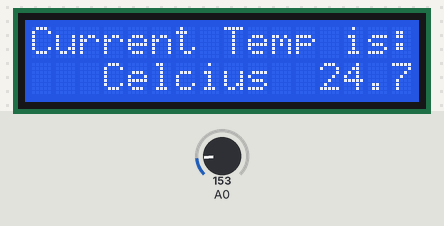
The sketch below on a simulated Arduino Uno, built with avr-gcc and run on an emulated ATmega328P. On the bench: 16×2 character LCD. The test bench sets the inputs (shaded band); at power-on: A0 = 153. What the sketch prints to the serial monitor is not drawn.

Above: at 5.2 s.
5.3 s: A0 set to 165
At 6.4 s:
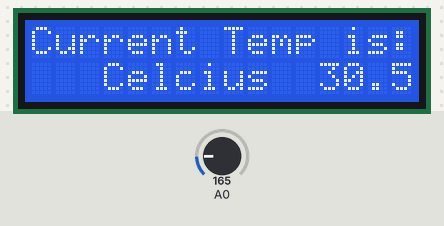
7.2 s: A0 set to 175
At 12.1 s:
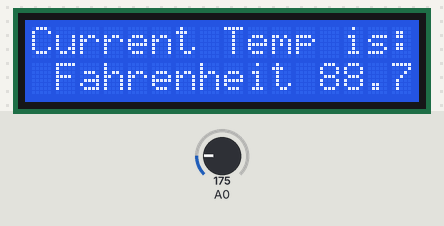
Timing chart, 0 to 13.6 s (numbered marks = the images above; inputs shaded):
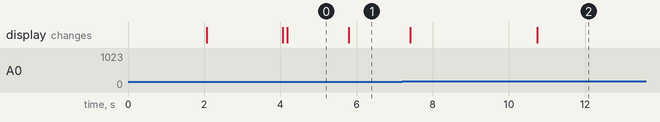

The sketch:

LCD_Thermometer.ino
```cpp
/*
Displays Current, 8 sec Average, Max and Min Temperature.

 To wire your LCD screen to your Arduino, connect the following pins:
LCD Pin 6 to digital pin 12
LCD Pin 4 to digital pin 11
LCD Pin 11 to digital pin 5
LCD Pin 12 to digital pin 4
LCD Pin 13 to digital pin 3
LCD Pin 14 to digital pin 2
Additionally, wire a 10K pot to +5V and GND, with it's wiper (output) to LCD screens VO pin (pin3).
*/

#include <LiquidCrystal.h>                                       // include the LCD driver library

float tempC = 0;                                                 // Variable for holding Celcius temp (floating for decimal points precision)
float tempf = 0;                                                 // variable for holding Fareghneit temp
float sensor = 0;
float samples[8];                                                // Array to hold 8 samples for Average temp calculation
float maxi = 0,mini = 100;                                       // Max/Min temperature variables with initial values.
int i;

LiquidCrystal lcd(12, 11, 5, 4, 3, 2);                          // initialize the library with the numbers of the interface pins

void setup()
{
Serial.begin(9600);                                             // Opens serial port, sets data rate to 9600 bps

lcd.begin(16, 2);                                               // Set up the LCD's number of columns and rows:
lcd.setCursor(3, 0);                                            // Set LCD cursor position (column, row)
lcd.print("Cyanogen's");                                      // Print text to LCD
lcd.setCursor(2, 1);                                            // Set LCD cursor position (column,row)
lcd.print("Thermometer");                                       // Print text to LCD
delay(2000);
lcd.noDisplay();
delay(2000);
lcd.display();
lcd.clear();                                                    // Clear LCD
}

void loop()
{
Serial.println("**********************");
Serial.println("You are looking at a project built by Cyanogen Hacker.");  // Print text to Serial monitor
Serial.println("Feel free to use and modify as needed.");
Serial.println("**********************");
Serial.print("TMP36 Raw data: ");                               // Print text to Serial monitor
Serial.println(analogRead(0));                           // Displays on serial monitor the sampled value before conversion to real Temperature reading

for(i = 0;i<=7;i++)
{                                                              // gets 8 samples of temperature
sensor= analogRead(0);
samples[i] = ((5000*sensor)/1024)-500;      // conversion math of TMP36 sample to readable temperature and stores result to samples array.
samples[i] = samples[i]/10;
Serial.println(samples[i]);                                    // Print samples [i] to sertiual monitor
lcd.setCursor(0, 0);                                           // Set LCD cursor position (column 0, row 0)
lcd.print("Current Temp is: ");                                // Print text to LCD
lcd.setCursor(1, 1);                                           // Set LCD cursor position (column 1, row 1)
lcd.print("  Celcius   ");                                     // Print text to LCD
lcd.setCursor(12, 1);                                          // Set LCD cursor position (column 12, row 1)
lcd.print(samples[i]);                                         // print current Temp sample to LCD
tempC = tempC + samples[i];                                    // do the addition for average temperature
delay(800);                                                    // wait 800ms
}                                                              // END of FOR loop

Serial.println("");                                            // Blank line for spacing in the serial monitor
Serial.println("");                                            // Blank line for spacing in the serial monitor
tempC = tempC/8.0;                                             // calculated the averare of 8 samples in Celcius

tempf = (tempC * 1.8) + 32;                                   // converts to fahrenheit

if(tempC > maxi) {maxi = tempC;}                               // set max temperature
if(tempC < mini) {mini = tempC;}                               // set min temperature

// Send Results to Serial Monitor
Serial.println("New measurement:");
Serial.print(" Average Temperature in Celcius is " );
Serial.println(tempC);
Serial.print(" Average Temperature in Farenait is " );
Serial.println(tempf);
Serial.print(" MAX Temperature in Celcius is " );
Serial.println(maxi);
Serial.print(" MIN Temperature in Celcius is " );
Serial.println(mini);
// Send results to LCD.
lcd.setCursor(0, 1);                                           // Set LCD cursor position (column 0, line 1)
lcd.print(" Fahrenheit ");                                     // Print text to LCD
lcd.setCursor(12, 1);                                          // Set LCD cursor position (column 12, line 1)
lcd.print(tempf);                                              // Send the data to the LCD

delay(6000);                                                   // Wait 3 seconds to display the Fahrenheit temp and 3 seconds to display results to LCD screen befor starting the loop again = 6 seconds.
tempC = 0;                                                     // Set tempC to 0 so calculations can be done again
 }
```

Measured:
- after the input at 5.3 s, the display: changes after 0.50 s (image 1)
- after the input at 7.2 s, the display: first changes after 0.21 s (image 2 shows a later state)
